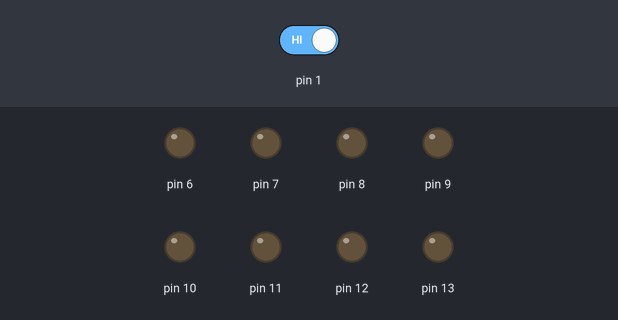
The sketch below on a simulated Arduino Uno, built with avr-gcc and run on an emulated ATmega328P. On the bench: output pins drawn as LEDs (lit = HIGH). Dashed ring = blinking. The test bench sets the inputs (shaded band); at power-on: pin 1 HIGH.

Above: at 1.2 s.
1.3 s: pin 1 driven LOW
At 1.7 s:
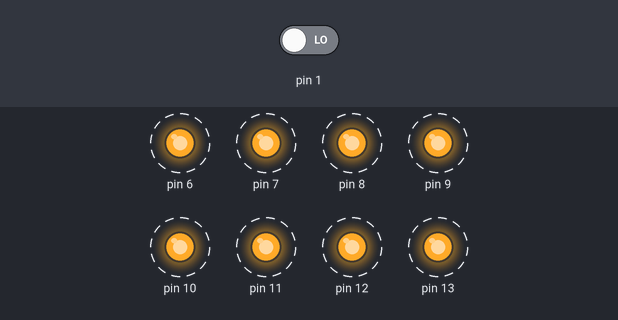
4.3 s: pin 1 driven HIGH
At 5.1 s:
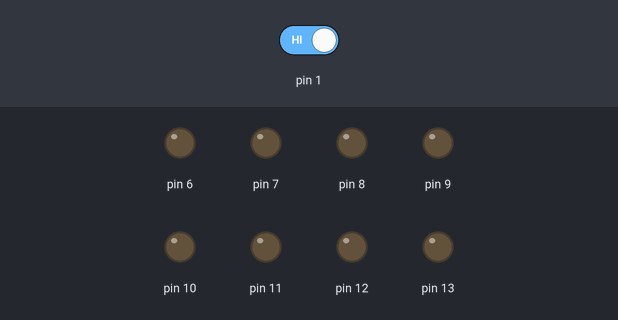
Timing chart, 0 to 7.3 s (numbered marks = the images above; inputs shaded):
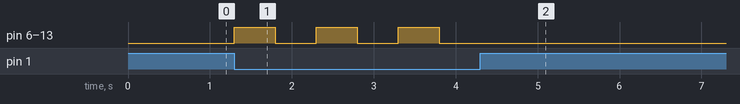

Measured:
- after the input at 1.3 s, pin 6–13: alternates HIGH for 0.50 s and LOW for 0.50 s, starting at once
- after the input at 4.3 s, pin 6–13: stops changing and stays LOW

The sketch:

Blinking_8_LEDs.ino
```cpp
void setup() {

  for (int pin = 6; pin < 14; pin++) {
    pinMode(pin, OUTPUT);
  }

  pinMode(1, INPUT);

}

void loop() {

  int BUTTONstate = digitalRead(1);

  if (BUTTONstate == LOW){

    for (int pin = 6; pin < 14; pin++){
      digitalWrite(pin, HIGH);
    }

    delay(500);

    for (int pin = 6; pin < 14; pin++){
      digitalWrite(pin, LOW);
    }

    delay(500);
}
  else{

    for (int pin = 6; pin < 14; pin++){
      digitalWrite(pin, LOW);
    }

}
}
```
